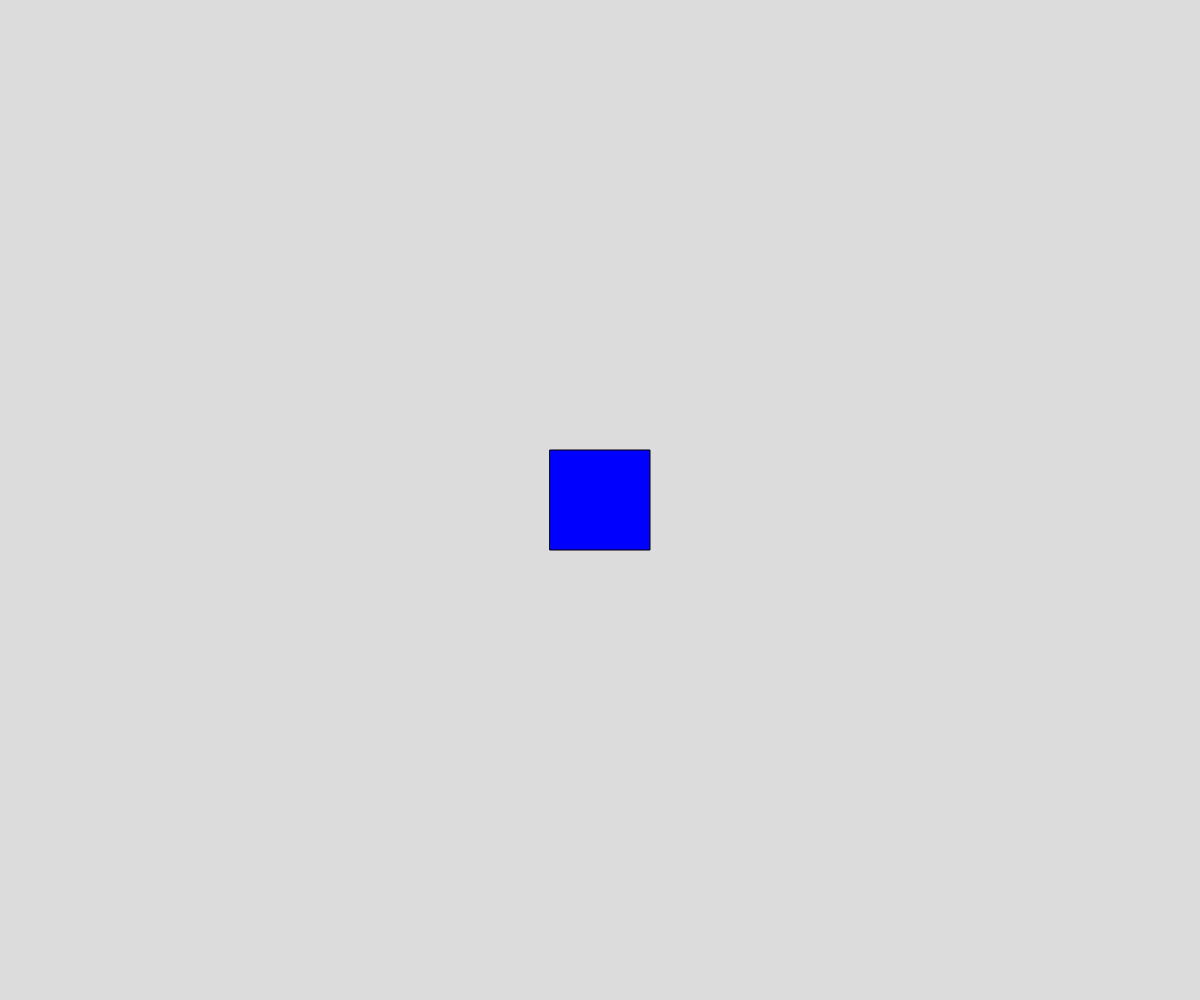
Frame 1 (no input)
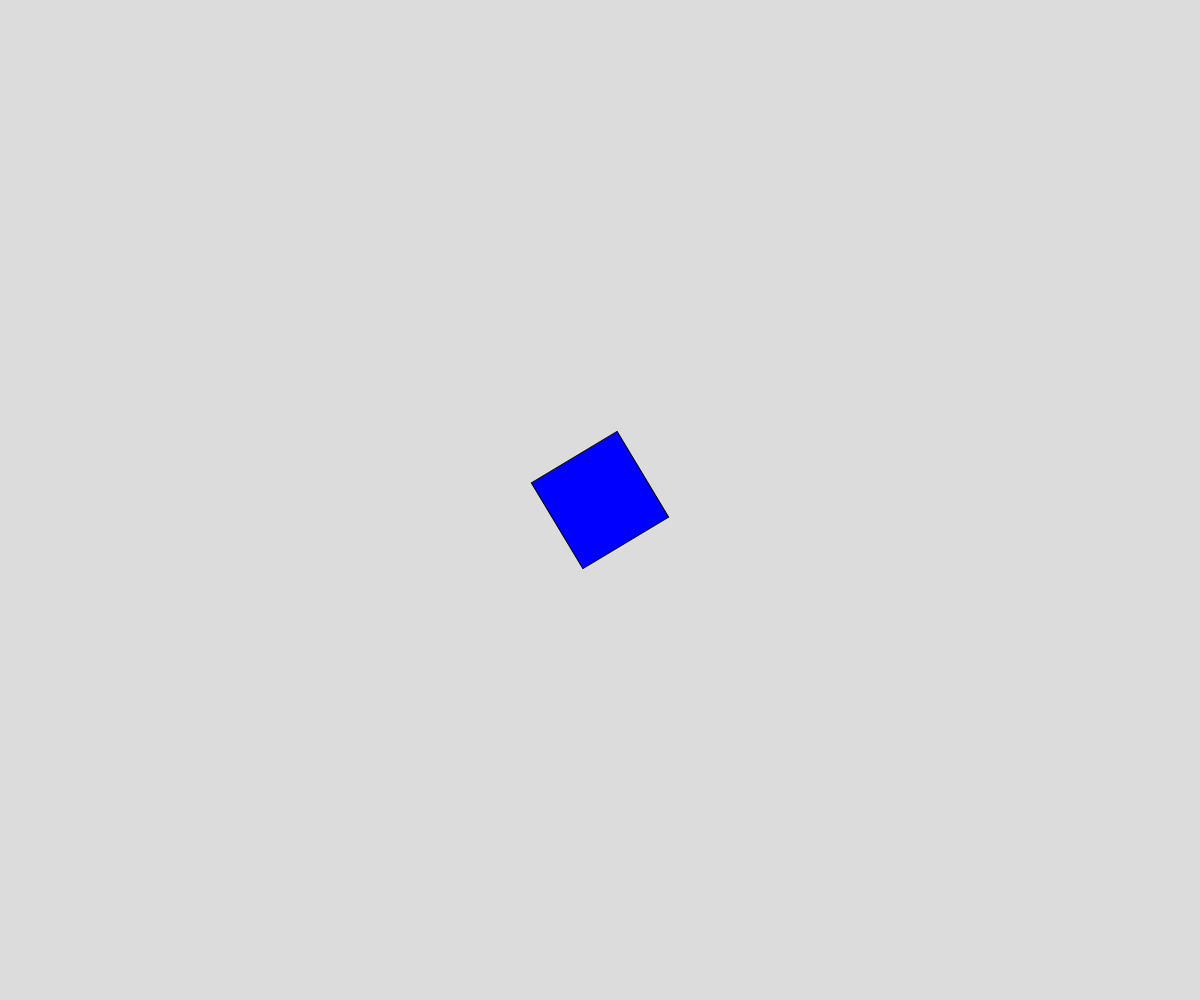
Frame 60 (no input)
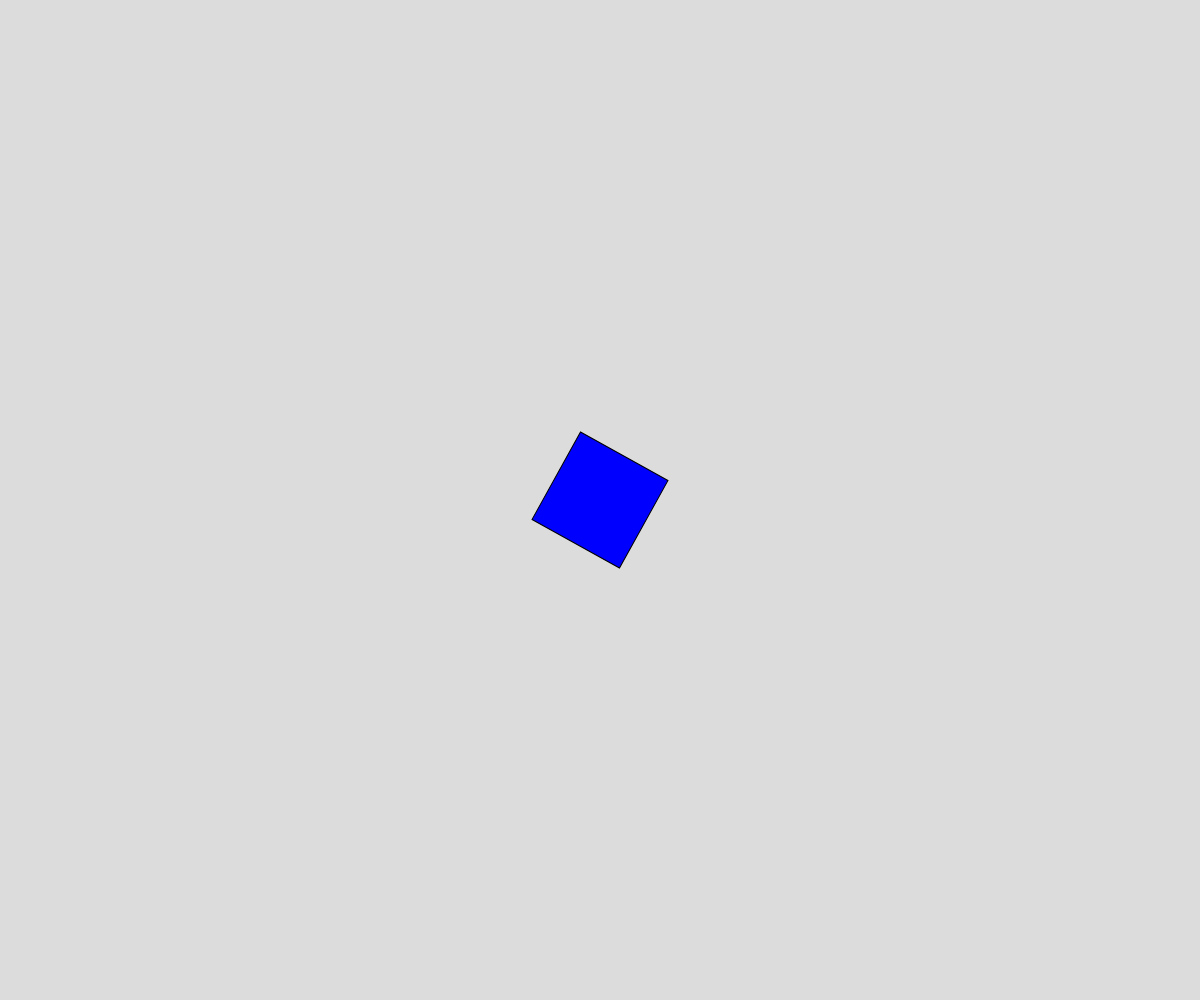
Frame 120 (the mouse pressed at the canvas centre since frame 60)

The p5.js sketch that drew these frames (run headless with seeded random() and noise() and a simulated clock; from frame 60 on, the mouse is pressed at the canvas centre):

// p5.js sketch
// ── sketch.js
let drehwinkel=0;

function setup() {
  createCanvas(windowWidth, windowHeight);
  angleMode(DEGREES);
}

function draw() {
  background(220);

  rectMode(CENTER);
 


 
    push();
    translate(width/2, height/2);
    rotate(drehwinkel);
    fill(0,0,255);
    rect(0, 0, 100,100);
    pop();

   
 

  drehwinkel=drehwinkel+1;
}
